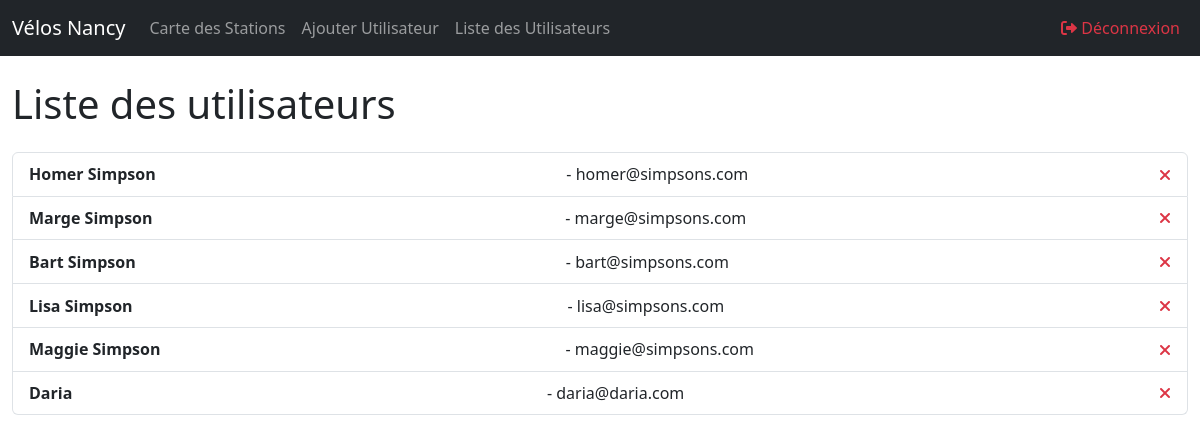
The app's page /users (signed in) with its own data.
### tables this page shows
CREATE TABLE users (
            id INTEGER PRIMARY KEY AUTOINCREMENT,
            nom TEXT NOT NULL,
            email TEXT NOT NULL UNIQUE,
            password TEXT NOT NULL
        );

### app.py (the view)
    def wrap(*args, **kwargs):
        if 'user_id' not in session:
            return redirect(url_for('login'))
        return f(*args, **kwargs)

### app.py (called while the page is built)
def login_required(f):
    def wrap(*args, **kwargs):
        if 'user_id' not in session:
            return redirect(url_for('login'))
        return f(*args, **kwargs)
    wrap.__name__ = f.__name__
    return wrap

@app.route('/users')
@login_required
def list_users():
    utilisateurs = recuperer_utilisateurs()
    return render_template('list_users.html', utilisateurs=utilisateurs)

### models.py (called while the page is built)
def recuperer_utilisateurs():
    conn = sqlite3.connect('users.db')
    cursor = conn.cursor()
    cursor.execute('SELECT * FROM users')
    utilisateurs = cursor.fetchall()
    conn.close()
    return utilisateurs

### templates/list_users.html (shortened to what this page needs)
{% extends "base.html" %}
{% block content %}
<h1 class="my-4">Liste des utilisateurs</h1>
<ul class="list-group">
    {% for user in utilisateurs %}
    <li class="list-group-item d-flex justify-content-between align-items-center">
        <strong>{{ user[1] }}</strong> - {{ user[2] }}
        <form action="{{ url_for('delete_user', user_id=user[0]) }}" method="POST" style="display:inline;">
            <button type="submit" class="btn btn-link text-danger p-0" onclick="return confirm('Voulez-vous vraiment supprimer cet utilisateur ?');">
                <i class="fas fa-times"></i>
            </button>
        </form>
    </li>
    {% endfor %}
</ul>
{% endblock %}

### templates/base.html (shortened to what this page needs)
<!DOCTYPE html>
<html lang="fr">
<head>
    <link href="https://cdn.jsdelivr.net/npm/bootstrap@5.3.0/dist/css/bootstrap.min.css" rel="stylesheet">
    <link rel="stylesheet" href="https://unpkg.com/leaflet@1.7.1/dist/leaflet.css" />
    <link rel="stylesheet" href="https://unpkg.com/leaflet-routing-machine@latest/dist/leaflet-routing-machine.css" />
    <link rel="stylesheet" href="https://cdnjs.cloudflare.com/ajax/libs/font-awesome/6.0.0/css/all.min.css">
    <link rel="stylesheet" href="{{ url_for('static', filename='css/style.css') }}">
</head>
<body>
    <nav class="navbar navbar-expand-lg navbar-dark bg-dark">
        <div class="container-fluid">
            <a class="navbar-brand" href="/">Vélos Nancy</a>
            <div class="collapse navbar-collapse" id="navbarNav">
                <ul class="navbar-nav me-auto mb-2 mb-lg-0">
                    <li class="nav-item">
                        <a class="nav-link" href="/">Carte des Stations</a>
                    </li>
                    <li class="nav-item">
                        <a class="nav-link" href="/add_user">Ajouter Utilisateur</a>
                    </li>
                    <li class="nav-item">
                        <a class="nav-link" href="/users">Liste des Utilisateurs</a>
                    </li>
                </ul>
                <ul class="navbar-nav">
                    <li class="nav-item">
                        <a class="nav-link text-danger" href="/logout"><i class="fas fa-sign-out-alt"></i> Déconnexion</a>
                    </li>
                </ul>
            </div>
        </div>
    </nav>
    <div class="container-fluid mt-4">
        {% block content %}{% endblock %}
    </div>
</body>
</html>

### records on screen
users: nom "Homer Simpson", email "homer@simpsons.com"
users: nom "Marge Simpson", email "marge@simpsons.com"
users: nom "Bart Simpson", email "bart@simpsons.com"
users: nom "Lisa Simpson", email "lisa@simpsons.com"
users: nom "Maggie Simpson", email "maggie@simpsons.com"
users: nom "Daria", email "daria@daria.com"
